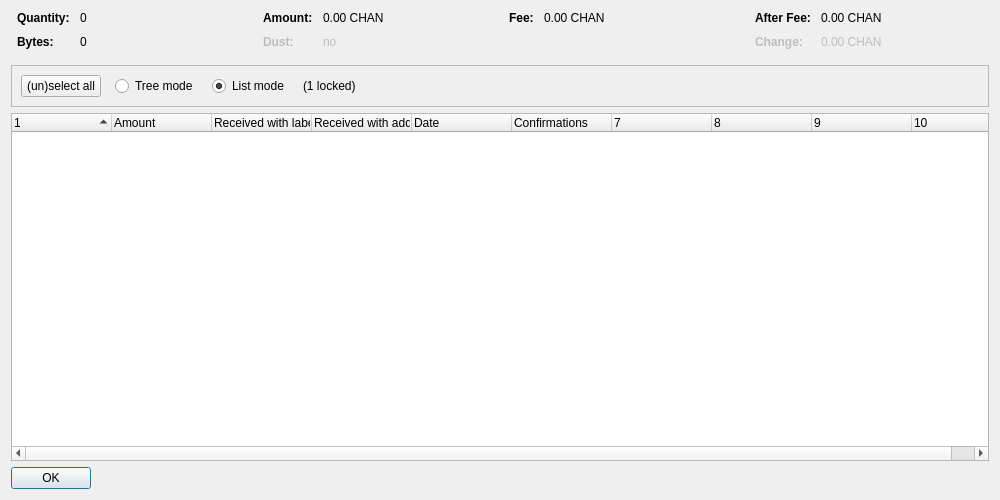
<?xml version="1.0" encoding="UTF-8"?>
<ui version="4.0">
 <class>CoinControlDialog</class>
 <widget class="QDialog" name="CoinControlDialog">
  <property name="geometry">
   <rect>
    <x>0</x>
    <y>0</y>
    <width>1000</width>
    <height>500</height>
   </rect>
  </property>
  <property name="windowTitle">
   <string>Coin Selection</string>
  </property>
  <layout class="QVBoxLayout" name="verticalLayout">
   <item>
    <layout class="QHBoxLayout" name="horizontalLayoutTop" stretch="0,0,0,0">
     <property name="topMargin">
      <number>0</number>
     </property>
     <property name="bottomMargin">
      <number>10</number>
     </property>
     <item>
      <layout class="QFormLayout" name="formLayoutCoinControl1">
       <property name="horizontalSpacing">
        <number>10</number>
       </property>
       <property name="verticalSpacing">
        <number>10</number>
       </property>
       <property name="leftMargin">
        <number>6</number>
       </property>
       <property name="rightMargin">
        <number>6</number>
       </property>
       <item row="0" column="0">
        <widget class="QLabel" name="labelCoinControlQuantityText">
         <property name="font">
          <font>
           <weight>75</weight>
           <bold>true</bold>
          </font>
         </property>
         <property name="text">
          <string>Quantity:</string>
         </property>
        </widget>
       </item>
       <item row="0" column="1">
        <widget class="QLabel" name="labelCoinControlQuantity">
         <property name="cursor">
          <cursorShape>IBeamCursor</cursorShape>
         </property>
         <property name="contextMenuPolicy">
          <enum>Qt::ActionsContextMenu</enum>
         </property>
         <property name="text">
          <string notr="true">0</string>
         </property>
         <property name="textInteractionFlags">
          <set>Qt::LinksAccessibleByMouse|Qt::TextSelectableByKeyboard|Qt::TextSelectableByMouse</set>
         </property>
        </widget>
       </item>
       <item row="1" column="0">
        <widget class="QLabel" name="labelCoinControlBytesText">
         <property name="font">
          <font>
           <weight>75</weight>
           <bold>true</bold>
          </font>
         </property>
         <property name="text">
          <string>Bytes:</string>
         </property>
        </widget>
       </item>
       <item row="1" column="1">
        <widget class="QLabel" name="labelCoinControlBytes">
         <property name="cursor">
          <cursorShape>IBeamCursor</cursorShape>
         </property>
         <property name="contextMenuPolicy">
          <enum>Qt::ActionsContextMenu</enum>
         </property>
         <property name="text">
          <string notr="true">0</string>
         </property>
         <property name="textInteractionFlags">
          <set>Qt::LinksAccessibleByMouse|Qt::TextSelectableByKeyboard|Qt::TextSelectableByMouse</set>
         </property>
        </widget>
       </item>
      </layout>
     </item>
     <item>
      <layout class="QFormLayout" name="formLayoutCoinControl2">
       <property name="horizontalSpacing">
        <number>10</number>
       </property>
       <property name="verticalSpacing">
        <number>10</number>
       </property>
       <property name="leftMargin">
        <number>6</number>
       </property>
       <property name="rightMargin">
        <number>6</number>
       </property>
       <item row="0" column="0">
        <widget class="QLabel" name="labelCoinControlAmountText">
         <property name="font">
          <font>
           <weight>75</weight>
           <bold>true</bold>
          </font>
         </property>
         <property name="text">
          <string>Amount:</string>
         </property>
        </widget>
       </item>
       <item row="0" column="1">
        <widget class="QLabel" name="labelCoinControlAmount">
         <property name="cursor">
          <cursorShape>IBeamCursor</cursorShape>
         </property>
         <property name="contextMenuPolicy">
          <enum>Qt::ActionsContextMenu</enum>
         </property>
         <property name="text">
          <string notr="true">0.00 CHAN</string>
         </property>
         <property name="textInteractionFlags">
          <set>Qt::LinksAccessibleByMouse|Qt::TextSelectableByKeyboard|Qt::TextSelectableByMouse</set>
         </property>
        </widget>
       </item>
       <item row="1" column="0">
        <widget class="QLabel" name="labelCoinControlLowOutputText">
         <property name="enabled">
          <bool>false</bool>
         </property>
         <property name="font">
          <font>
           <weight>75</weight>
           <bold>true</bold>
          </font>
         </property>
         <property name="text">
          <string>Dust:</string>
         </property>
        </widget>
       </item>
       <item row="1" column="1">
        <widget class="QLabel" name="labelCoinControlLowOutput">
         <property name="enabled">
          <bool>false</bool>
         </property>
         <property name="cursor">
          <cursorShape>IBeamCursor</cursorShape>
         </property>
         <property name="contextMenuPolicy">
          <enum>Qt::ActionsContextMenu</enum>
         </property>
         <property name="text">
          <string notr="true">no</string>
         </property>
         <property name="textInteractionFlags">
          <set>Qt::LinksAccessibleByMouse|Qt::TextSelectableByKeyboard|Qt::TextSelectableByMouse</set>
         </property>
        </widget>
       </item>
      </layout>
     </item>
     <item>
      <layout class="QFormLayout" name="formLayoutCoinControl3">
       <property name="horizontalSpacing">
        <number>10</number>
       </property>
       <property name="verticalSpacing">
        <number>10</number>
       </property>
       <property name="leftMargin">
        <number>6</number>
       </property>
       <property name="rightMargin">
        <number>6</number>
       </property>
       <item row="0" column="0">
        <widget class="QLabel" name="labelCoinControlFeeText">
         <property name="font">
          <font>
           <weight>75</weight>
           <bold>true</bold>
          </font>
         </property>
         <property name="text">
          <string>Fee:</string>
         </property>
        </widget>
       </item>
       <item row="0" column="1">
        <widget class="QLabel" name="labelCoinControlFee">
         <property name="cursor">
          <cursorShape>IBeamCursor</cursorShape>
         </property>
         <property name="contextMenuPolicy">
          <enum>Qt::ActionsContextMenu</enum>
         </property>
         <property name="text">
          <string notr="true">0.00 CHAN</string>
         </property>
         <property name="textInteractionFlags">
          <set>Qt::LinksAccessibleByMouse|Qt::TextSelectableByKeyboard|Qt::TextSelectableByMouse</set>
         </property>
        </widget>
       </item>
      </layout>
     </item>
     <item>
      <layout class="QFormLayout" name="formLayoutCoinControl4">
       <property name="horizontalSpacing">
        <number>10</number>
       </property>
       <property name="verticalSpacing">
        <number>10</number>
       </property>
       <property name="leftMargin">
        <number>6</number>
       </property>
       <property name="rightMargin">
        <number>6</number>
       </property>
       <item row="0" column="0">
        <widget class="QLabel" name="labelCoinControlAfterFeeText">
         <property name="font">
          <font>
           <weight>75</weight>
           <bold>true</bold>
          </font>
         </property>
         <property name="text">
          <string>After Fee:</string>
         </property>
        </widget>
       </item>
       <item row="0" column="1">
        <widget class="QLabel" name="labelCoinControlAfterFee">
         <property name="cursor">
          <cursorShape>IBeamCursor</cursorShape>
         </property>
         <property name="contextMenuPolicy">
          <enum>Qt::ActionsContextMenu</enum>
         </property>
         <property name="text">
          <string notr="true">0.00 CHAN</string>
         </property>
         <property name="textInteractionFlags">
          <set>Qt::LinksAccessibleByMouse|Qt::TextSelectableByKeyboard|Qt::TextSelectableByMouse</set>
         </property>
        </widget>
       </item>
       <item row="1" column="0">
        <widget class="QLabel" name="labelCoinControlChangeText">
         <property name="enabled">
          <bool>false</bool>
         </property>
         <property name="font">
          <font>
           <weight>75</weight>
           <bold>true</bold>
          </font>
         </property>
         <property name="text">
          <string>Change:</string>
         </property>
        </widget>
       </item>
       <item row="1" column="1">
        <widget class="QLabel" name="labelCoinControlChange">
         <property name="enabled">
          <bool>false</bool>
         </property>
         <property name="cursor">
          <cursorShape>IBeamCursor</cursorShape>
         </property>
         <property name="contextMenuPolicy">
          <enum>Qt::ActionsContextMenu</enum>
         </property>
         <property name="text">
          <string notr="true">0.00 CHAN</string>
         </property>
         <property name="textInteractionFlags">
          <set>Qt::LinksAccessibleByMouse|Qt::TextSelectableByKeyboard|Qt::TextSelectableByMouse</set>
         </property>
        </widget>
       </item>
      </layout>
     </item>
    </layout>
   </item>
   <item>
    <widget class="QFrame" name="frame">
     <property name="minimumSize">
      <size>
       <width>0</width>
       <height>40</height>
      </size>
     </property>
     <property name="frameShape">
      <enum>QFrame::StyledPanel</enum>
     </property>
     <property name="frameShadow">
      <enum>QFrame::Sunken</enum>
     </property>
     <layout class="QHBoxLayout" name="horizontalLayout">
      <item>
       <layout class="QHBoxLayout" name="horizontalLayoutPanel" stretch="0,0,0,0,0">
        <property name="spacing">
         <number>14</number>
        </property>
        <item>
         <widget class="QPushButton" name="pushButtonSelectAll">
          <property name="sizePolicy">
           <sizepolicy hsizetype="Maximum" vsizetype="Fixed">
            <horstretch>0</horstretch>
            <verstretch>0</verstretch>
           </sizepolicy>
          </property>
          <property name="text">
           <string>(un)select all</string>
          </property>
          <property name="autoDefault">
           <bool>false</bool>
          </property>
         </widget>
        </item>
        <item>
         <widget class="QRadioButton" name="radioTreeMode">
          <property name="sizePolicy">
           <sizepolicy hsizetype="Maximum" vsizetype="Fixed">
            <horstretch>0</horstretch>
            <verstretch>0</verstretch>
           </sizepolicy>
          </property>
          <property name="text">
           <string>Tree mode</string>
          </property>
         </widget>
        </item>
        <item>
         <widget class="QRadioButton" name="radioListMode">
          <property name="sizePolicy">
           <sizepolicy hsizetype="Maximum" vsizetype="Fixed">
            <horstretch>0</horstretch>
            <verstretch>0</verstretch>
           </sizepolicy>
          </property>
          <property name="text">
           <string>List mode</string>
          </property>
          <property name="checked">
           <bool>true</bool>
          </property>
         </widget>
        </item>
        <item>
         <widget class="QLabel" name="labelLocked">
          <property name="text">
           <string notr="true">(1 locked)</string>
          </property>
         </widget>
        </item>
        <item>
         <spacer name="horizontalSpacer">
          <property name="orientation">
           <enum>Qt::Horizontal</enum>
          </property>
          <property name="sizeHint" stdset="0">
           <size>
            <width>40</width>
            <height>20</height>
           </size>
          </property>
         </spacer>
        </item>
       </layout>
      </item>
     </layout>
    </widget>
   </item>
   <item>
    <widget class="CoinControlTreeWidget" name="treeWidget">
     <property name="contextMenuPolicy">
      <enum>Qt::CustomContextMenu</enum>
     </property>
     <property name="sortingEnabled">
      <bool>false</bool>
     </property>
     <property name="columnCount">
      <number>10</number>
     </property>
     <attribute name="headerShowSortIndicator" stdset="0">
      <bool>true</bool>
     </attribute>
     <attribute name="headerStretchLastSection">
      <bool>false</bool>
     </attribute>
     <column>
      <property name="text">
       <string/>
      </property>
     </column>
     <column>
      <property name="text">
       <string>Amount</string>
      </property>
     </column>
     <column>
      <property name="text">
       <string>Received with label</string>
      </property>
     </column>
     <column>
      <property name="text">
       <string>Received with address</string>
      </property>
     </column>
     <column>
      <property name="text">
       <string>Date</string>
      </property>
     </column>
     <column>
      <property name="text">
       <string>Confirmations</string>
      </property>
      <property name="toolTip">
       <string>Confirmed</string>
      </property>
     </column>
     <column>
      <property name="text">
       <string/>
      </property>
     </column>
     <column>
      <property name="text">
       <string/>
      </property>
     </column>
     <column>
      <property name="text">
       <string/>
      </property>
     </column>
     <column>
      <property name="text">
       <string/>
      </property>
     </column>
    </widget>
   </item>
   <item>
    <widget class="QDialogButtonBox" name="buttonBox">
     <property name="sizePolicy">
      <sizepolicy hsizetype="Maximum" vsizetype="Fixed">
       <horstretch>0</horstretch>
       <verstretch>0</verstretch>
      </sizepolicy>
     </property>
     <property name="orientation">
      <enum>Qt::Horizontal</enum>
     </property>
     <property name="standardButtons">
      <set>QDialogButtonBox::Ok</set>
     </property>
    </widget>
   </item>
  </layout>
 </widget>
 <customwidgets>
  <customwidget>
   <class>CoinControlTreeWidget</class>
   <extends>QTreeWidget</extends>
   <header>coincontroltreewidget.h</header>
  </customwidget>
 </customwidgets>
 <resources/>
 <connections/>
</ui>
